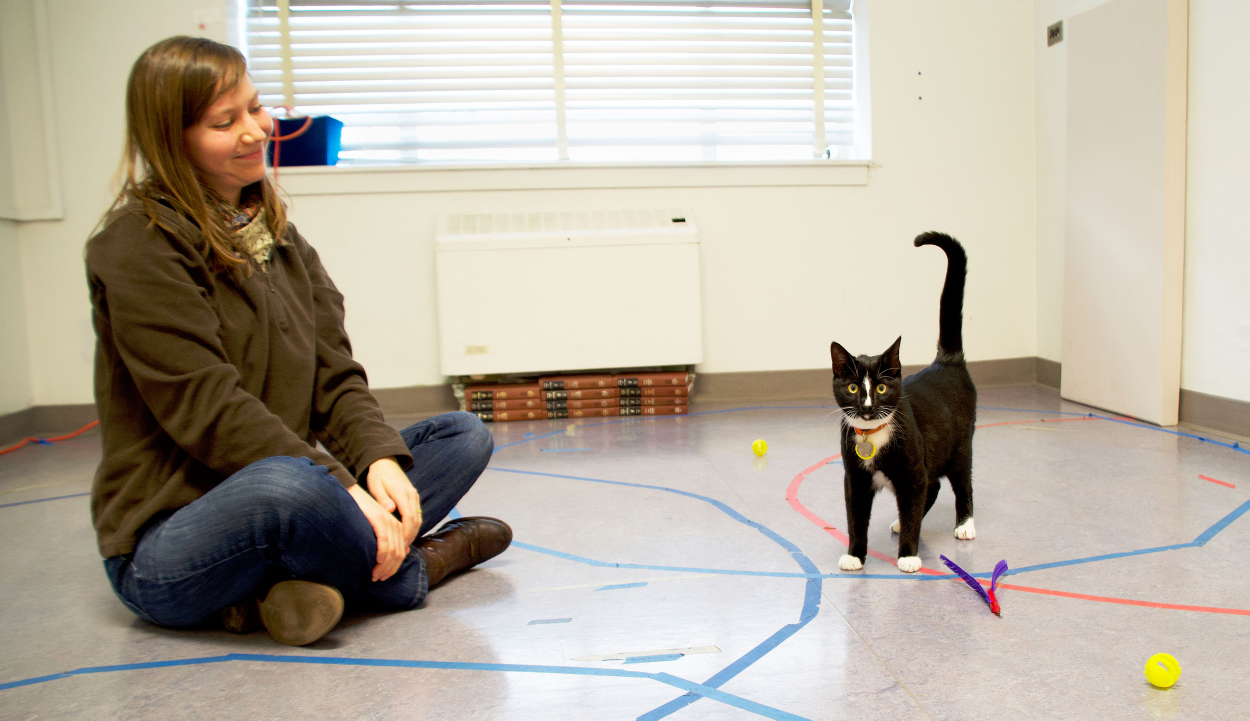
#> input picture img/cat_human.jpg, 2500 x 1441 px (shown at 1/2 size)
$ python image_annotation.py
#> lines starting #> are read from the running program, lines starting #| are printed output that depends on the picture; after the words box and inside, x2 and y2 are one past the last pixel; in counts of white or black regions, pixels touching at a corner belong together
import cv2
import matplotlib.pyplot as plt
img=cv2.imread('img/cat_human.jpg')
#> img is the input picture: shape (1441, 2500, 3); mean B, G, R 160.6, 174, 182.3
cimg=img.copy()
cimg=cv2.cvtColor(cimg, cv2.COLOR_BGR2RGB)
cv2.rectangle(cimg,(170,50), (1030,1300), (0,255,0),4)
cv2.rectangle(cimg, (170,50),(350,0), (0,255,0), cv2.FILLED)
cv2.putText(cimg,'Human', (190,30),cv2.FONT_HERSHEY_COMPLEX, 1, (0,0,0))
#> cimg: shape (1441, 2500, 3); mean R, G, B 180.6, 174.5, 159.1
cv2.rectangle(cimg,(1650,450), (1950,1150), (255,0,0),4)
cv2.rectangle(cimg, (1650,400), (1750,450), (255,0,0), cv2.FILLED)
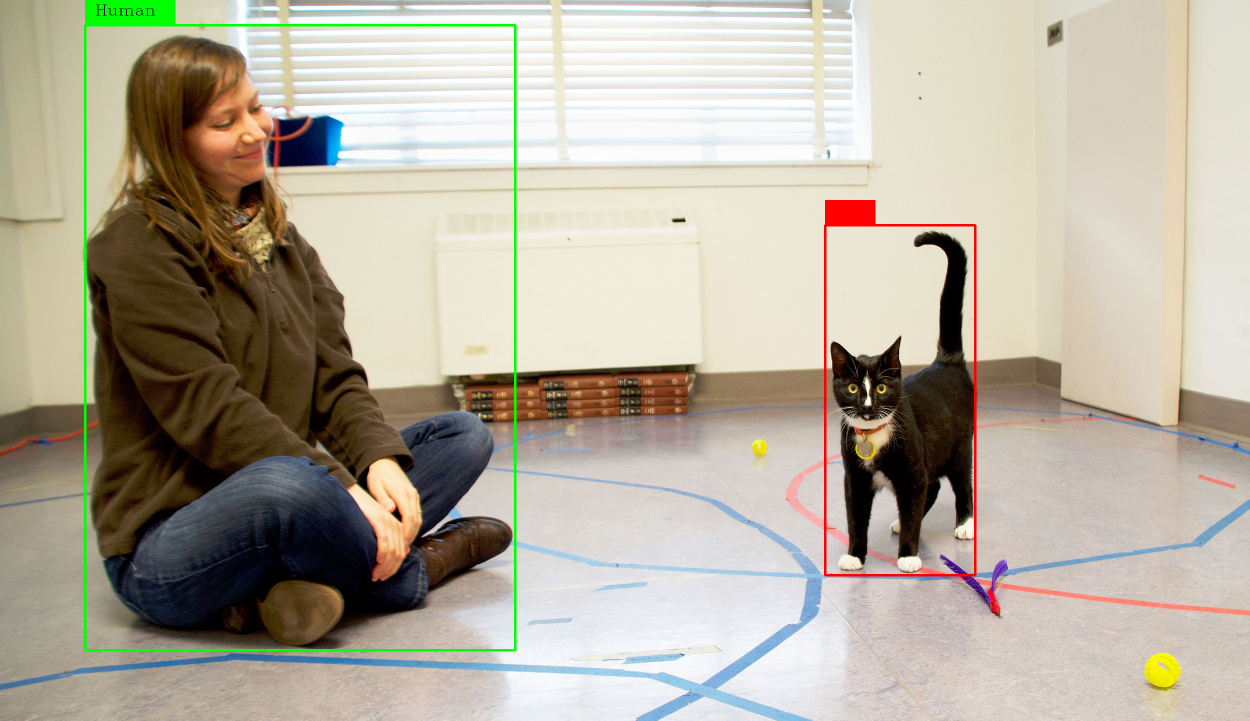
#> cimg: shape (1441, 2500, 3) (shown at 1/2 size); mean R, G, B 180.8, 173.6, 158.3
cv2.putText(cimg,'Cat',(1670,430), cv2.FONT_HERSHEY_COMPLEX,1,(0,0,0))
#> cimg: shape (1441, 2500, 3); 0.01% of pixels changed, all inside (x1, y1, x2, y2) = (1673, 409, 1725, 431)
filename='img/annotated.png'
bgr_cimg=cimg.copy()
bgr_cimg=cv2.cvtColor(bgr_cimg, cv2.COLOR_RGB2BGR)
cv2.imwrite(filename, bgr_cimg)
plt.figure(figsize=(20,15))
plt.imshow(cimg)
plt.show()
